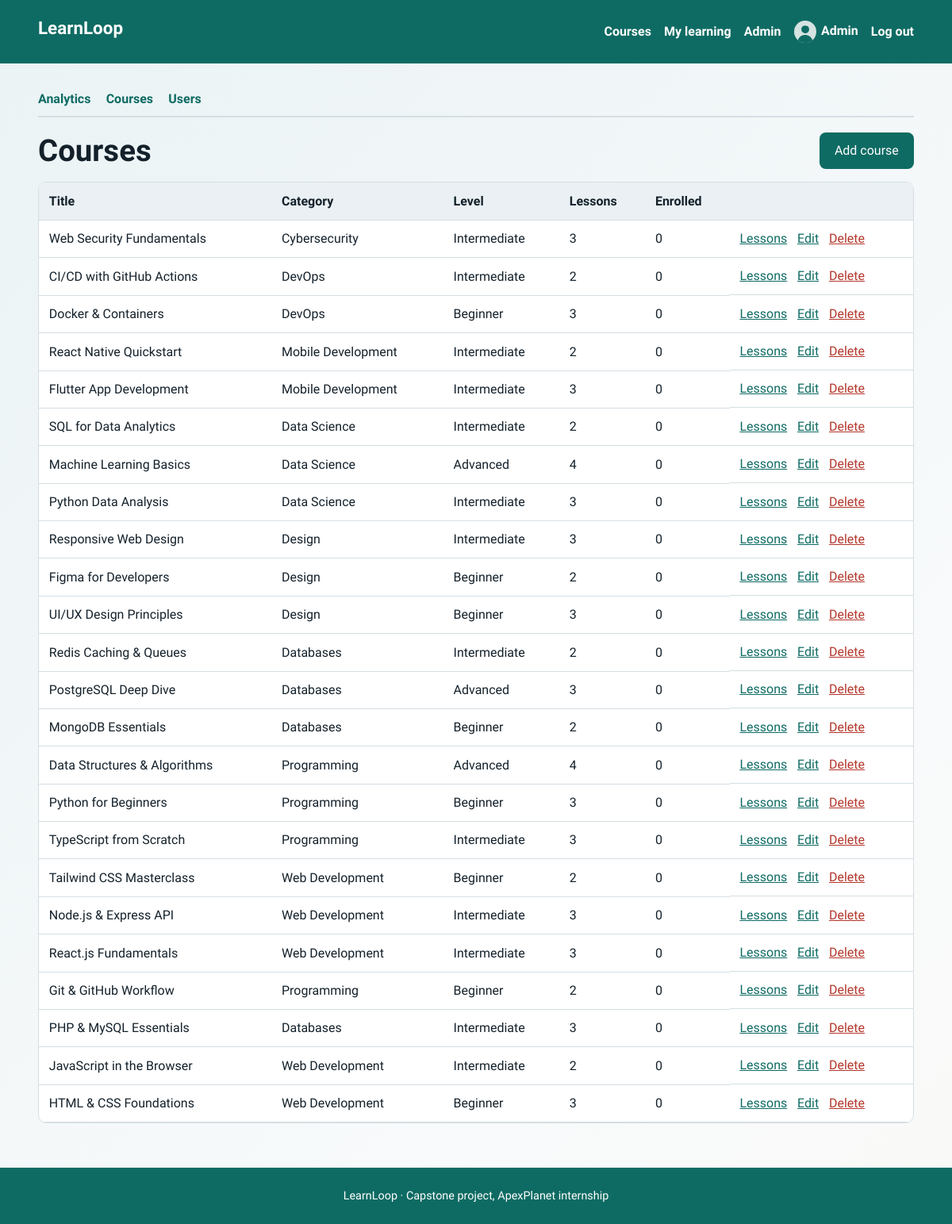
The page /admin/courses.php (signed in) on the database its author committed.
### tables this page shows
CREATE TABLE users (
  id INT AUTO_INCREMENT PRIMARY KEY,
  name VARCHAR(80) NOT NULL,
  email VARCHAR(120) NOT NULL UNIQUE,
  password VARCHAR(255) NOT NULL,
  role ENUM('student','admin') NOT NULL DEFAULT 'student',
  avatar VARCHAR(120) DEFAULT NULL,
  bio VARCHAR(300) DEFAULT NULL,
  is_verified TINYINT(1) NOT NULL DEFAULT 0,
  created_at TIMESTAMP DEFAULT CURRENT_TIMESTAMP
);

CREATE TABLE courses (
  id INT AUTO_INCREMENT PRIMARY KEY,
  title VARCHAR(120) NOT NULL,
  description TEXT NOT NULL,
  category_id INT NOT NULL,
  level ENUM('Beginner','Intermediate','Advanced') NOT NULL DEFAULT 'Beginner',
  instructor VARCHAR(80) NOT NULL,
  duration_hours DECIMAL(4,1) NOT NULL DEFAULT 1.0,
  created_at TIMESTAMP DEFAULT CURRENT_TIMESTAMP,
  FOREIGN KEY (category_id) REFERENCES categories(id),
  FULLTEXT KEY ft_courses (title, description)
);

CREATE TABLE categories (
  id INT AUTO_INCREMENT PRIMARY KEY,
  name VARCHAR(60) NOT NULL UNIQUE
);

### includes/functions.php (called while the page is built, shortened)
<?php
function db(): PDO {
    static $pdo = null;
    if ($pdo === null) {
        try {
            $pdo = new PDO('mysql:host=' . DB_HOST . ';dbname=' . DB_NAME . ';charset=utf8mb4', DB_USER, DB_PASS, [
                PDO::ATTR_ERRMODE => PDO::ERRMODE_EXCEPTION,
                PDO::ATTR_DEFAULT_FETCH_MODE => PDO::FETCH_ASSOC,
                PDO::ATTR_EMULATE_PREPARES => false,
            ]);
        } catch (PDOException $e) {
            http_response_code(500);
            die('<div style="font-family:sans-serif;padding:2rem;max-width:600px;margin:2rem auto;border:1px solid #e2e8f0;border-radius:8px;background:#fff5f5;color:#9b2c2c;">'
                . '<h2 style="margin-top:0;">Database Connection Error</h2>'
                . '<p><strong>' . htmlspecialchars($e->getMessage()) . '</strong></p>'
                . '<p style="color:#4a5568;">Please make sure your MariaDB/MySQL server is running on port 3306 and the <code>' . htmlspecialchars(DB_NAME) . '</code> database has been imported.</p>'
                . '</div>');
        }
    }
    return $pdo;
}
function e($v): string { return htmlspecialchars((string)$v, ENT_QUOTES, 'UTF-8'); }
function current_user(): ?array {
    static $user = false;
    if ($user === false) {
        $user = null;
        if (!empty($_SESSION['uid'])) {
            $s = db()->prepare('SELECT id,name,email,role,avatar,bio,created_at FROM users WHERE id=? AND is_verified=1');
            $s->execute([$_SESSION['uid']]);
            $user = $s->fetch() ?: null;
        }
    }
    return $user;
}
function require_admin(): array {
    $u = current_user();
    return $u;
}
function avatar_url(?array $u): string {
    return ($u && !empty($u['avatar'])) ? UPLOAD_URL . $u['avatar'] : 'assets/img/avatar.svg';
}

### admin/courses.php (the view, shortened to what this page needs)
<?php
$base = '../'; require_once __DIR__ . '/../includes/functions.php'; require_admin();
$rows = db()->query('SELECT c.id,c.title,c.level,cat.name category,(SELECT COUNT(*) FROM lessons l WHERE l.course_id=c.id) lessons,(SELECT COUNT(*) FROM enrollments e WHERE e.course_id=c.id) learners FROM courses c JOIN categories cat ON cat.id=c.category_id ORDER BY c.id DESC')->fetchAll();
$pageTitle = 'Manage courses'; require __DIR__ . '/../includes/header.php'; require __DIR__ . '/nav.php'; ?>
<div class="bar"><h1>Courses</h1><a class="btn" href="course_form.php">Add course</a></div>
<div class="table-wrap"><table>
<thead><tr><th>Title</th><th>Category</th><th>Level</th><th>Lessons</th><th>Enrolled</th><th></th></tr></thead>
<tbody>
<?php foreach ($rows as $r): ?>
<tr><td><?= e($r['title']) ?></td><td><?= e($r['category']) ?></td><td><?= e($r['level']) ?></td><td><?= (int)$r['lessons'] ?></td><td><?= (int)$r['learners'] ?></td>
<td class="actions"><a href="lessons.php?course_id=<?= (int)$r['id'] ?>">Lessons</a><a href="course_form.php?id=<?= (int)$r['id'] ?>">Edit</a>
<form method="post" onsubmit="return confirm('Delete this course and all its lessons?')"><?= csrf_field() ?><button class="link-btn danger-text" name="delete" value="<?= (int)$r['id'] ?>">Delete</button></form></td></tr>
<?php endforeach; ?>
</tbody></table></div>
<?php require __DIR__ . '/../includes/footer.php'; ?>

### includes/header.php (shortened to what this page needs)
<?php require_once __DIR__ . '/functions.php'; $me = current_user(); $base = $base ?? ''; ?>
<!doctype html>
<html lang="en">
<head>
<link rel="stylesheet" href="<?= $base ?>assets/css/style.css">
</head>
<body>
<header class="site-header">
  <a class="brand" href="<?= $base ?>index.php"><?= e(SITE_NAME) ?></a>
  <nav id="nav">
    <a href="<?= $base ?>index.php">Courses</a>
    <?php if ($me): ?>
      <a href="<?= $base ?>dashboard.php">My learning</a>
      <?php if ($me['role'] === 'admin'): ?><a href="<?= $base ?>admin/index.php">Admin</a><?php endif; ?>
      <a class="nav-user" href="<?= $base ?>profile.php"><img src="<?= $base . e(avatar_url($me)) ?>" alt="" width="28" height="28"><?= e($me['name']) ?></a>
      <a href="<?= $base ?>logout.php">Log out</a>
    <?php else: ?>
      <a href="<?= $base ?>login.php">Log in</a>
      <a class="btn btn-small" href="<?= $base ?>register.php">Create account</a>
    <?php endif; ?>
  </nav>
</header>
<main class="wrap">

### admin/nav.php
<nav class="subnav"><a href="index.php">Analytics</a><a href="courses.php">Courses</a><a href="users.php">Users</a></nav>

### includes/footer.php (shortened to what this page needs)
</main>
<footer class="site-footer"><?= e(SITE_NAME) ?> · Capstone project, ApexPlanet internship</footer>
</body>
</html>

### assets/css/style.css (style rules this page uses)
:root { --ink:#14212b;--muted:#5a6b76;--bg:#f3f6f8;--panel:#fff;--teal:#0e6b63;--teal-dark:#0a4f49;--gold:#f2b632;--line:#d5dee3;--danger:#b3372b;--radius:10px }
* { box-sizing:border-box }
body { margin:0;min-height:100vh;display:flex;flex-direction:column;font:1rem/1.6 "Source Sans 3",system-ui,sans-serif;color:var(--ink);background:var(--bg) }
h1,h2,h3,.brand { font-family:"Bricolage Grotesque",system-ui,sans-serif;line-height:1.2;margin:0 0 .6rem }
h1 { font-size:clamp(1.7rem,4vw,2.4rem);font-weight:800 }
a { color:var(--teal) }
main,.wrap { flex:1;width:100%;max-width:100%;margin:0;padding:2rem 4vw 3.5rem;box-sizing:border-box;background:linear-gradient(135deg,#ebf3f5 0%,#f8fafb 30%,#fcf7ed 70%,#edf5f4 100%);background-size:250% 250%;animation:mainBgShift 14s ease infinite,mainFadeIn 0.7s cubic-bezier(0.16,1,0.3,1) both }
.site-header { display:flex;flex-wrap:wrap;align-items:center;justify-content:space-between;gap:.5rem;padding:.7rem 4vw;background:var(--teal);color:#fff;min-height:80px }
.brand { font-size:1.4rem;font-weight:800;color:#fff;text-decoration:none }
.site-header nav { display:flex;flex-wrap:wrap;align-items:center;gap:1rem }
.site-header nav a { color:#fff;text-decoration:none;font-weight:600 }
.nav-user img { border-radius:50%;vertical-align:middle;margin-right:.4rem;object-fit:cover }
.btn { display:inline-block;background:var(--teal);color:#fff;border:0;border-radius:8px;padding:.65rem 1.2rem;font:600 1rem inherit;font-family:inherit;text-decoration:none;cursor:pointer }
.link-btn { background:none;border:0;color:var(--teal);font:inherit;cursor:pointer;text-decoration:underline;padding:0 }
.danger-text { color:var(--danger) }
.subnav { display:flex;gap:1.2rem;border-bottom:2px solid var(--line);margin-bottom:1.2rem;padding-bottom:.5rem }
.subnav a { font-weight:600;text-decoration:none }
.bar { display:flex;flex-wrap:wrap;gap:1rem;align-items:center;justify-content:space-between;margin-bottom:1rem }
.bar h1 { margin:0 }
.table-wrap { overflow-x:auto;background:var(--panel);border:1px solid var(--line);border-radius:var(--radius) }
table { width:100%;border-collapse:collapse }
th,td { text-align:left;padding:.65rem .8rem;border-bottom:1px solid var(--line) }
th { background:#eaf0f3 }
.actions { display:flex;gap:.8rem;align-items:center;flex-wrap:wrap }
.actions form { margin:0 }
.site-footer { text-align:center;background:var(--teal);color:#fff;padding:1.5rem 4vw;font-size:.9rem }

### rows shown on the page
users: name "Admin"
courses: title "Web Security Fundamentals", category.name "Cybersecurity", level "Intermediate", lessons "3", learners "0", $r['id'] 24 (drawn)
courses: title "CI/CD with GitHub Actions", category.name "DevOps", level "Intermediate", lessons "2", learners "0", $r['id'] 23 (drawn)
courses: title "Docker & Containers", category.name "DevOps", level "Beginner", lessons "3", learners "0", $r['id'] 22 (drawn)
courses: title "React Native Quickstart", category.name "Mobile Development", level "Intermediate", lessons "2", learners "0", $r['id'] 21 (drawn)
courses: title "Flutter App Development", category.name "Mobile Development", level "Intermediate", lessons "3", learners "0", $r['id'] 20 (drawn)
courses: title "SQL for Data Analytics", category.name "Data Science", level "Intermediate", lessons "2", learners "0", $r['id'] 19 (drawn)
courses: title "Machine Learning Basics", category.name "Data Science", level "Advanced", lessons "4", learners "0", $r['id'] 18 (drawn)
courses: title "Python Data Analysis", category.name "Data Science", level "Intermediate", lessons "3", learners "0", $r['id'] 17 (drawn)
courses: title "Responsive Web Design", category.name "Design", level "Intermediate", lessons "3", learners "0", $r['id'] 16 (drawn)
courses: title "Figma for Developers", category.name "Design", level "Beginner", lessons "2", learners "0", $r['id'] 15 (drawn)
courses: title "UI/UX Design Principles", category.name "Design", level "Beginner", lessons "3", learners "0", $r['id'] 14 (drawn)
courses: title "Redis Caching & Queues", category.name "Databases", level "Intermediate", lessons "2", learners "0", $r['id'] 13 (drawn)
courses: title "PostgreSQL Deep Dive", category.name "Databases", level "Advanced", lessons "3", learners "0", $r['id'] 12 (drawn)
courses: title "MongoDB Essentials", category.name "Databases", level "Beginner", lessons "2", learners "0", $r['id'] 11 (drawn)
courses: title "Data Structures & Algorithms", category.name "Programming", level "Advanced", lessons "4", learners "0", $r['id'] 10 (drawn)
courses: title "Python for Beginners", category.name "Programming", level "Beginner", lessons "3", learners "0", $r['id'] 9 (drawn)
courses: title "TypeScript from Scratch", category.name "Programming", level "Intermediate", lessons "3", learners "0", $r['id'] 8 (drawn)
courses: title "Tailwind CSS Masterclass", category.name "Web Development", level "Beginner", lessons "2", learners "0", $r['id'] 7 (drawn)
courses: title "Node.js & Express API", category.name "Web Development", level "Intermediate", lessons "3", learners "0", $r['id'] 6 (drawn)
courses: title "React.js Fundamentals", category.name "Web Development", level "Intermediate", lessons "3", learners "0", $r['id'] 5 (drawn)
courses: title "Git & GitHub Workflow", category.name "Programming", level "Beginner", lessons "2", learners "0", $r['id'] 4 (drawn)
courses: title "PHP & MySQL Essentials", category.name "Databases", level "Intermediate", lessons "3", learners "0"
courses: title "JavaScript in the Browser", category.name "Web Development", level "Intermediate", lessons "2", learners "0"
courses: title "HTML & CSS Foundations", category.name "Web Development", level "Beginner", lessons "3", learners "0", $r['id'] 1 (drawn)

### other values the page prints
SITE_NAME "LearnLoop"
